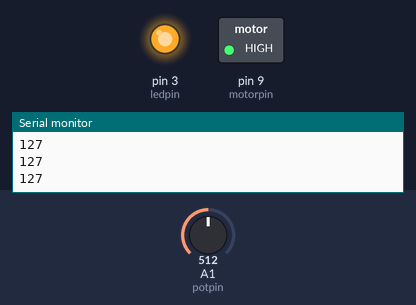
The sketch below on a simulated Arduino Uno, built with avr-gcc and run on an emulated ATmega328P. Shown: switched loads named in the sketch (green lamp = pin HIGH), output pins drawn as LEDs (lit = HIGH), the last lines printed to the serial monitor. Inputs (shaded band) come from the test bench; at power-on: A1 (potpin) = 512.

Above: at 1.2 s.
1.3 s: A1 (potpin) set to 6
2.8 s: A1 (potpin) set to 3
At 3.1 s:
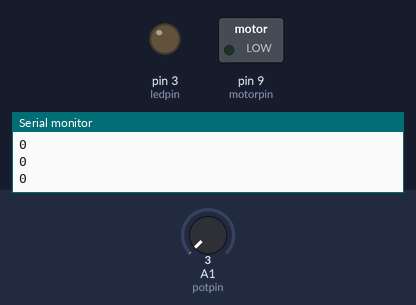
4.3 s: A1 (potpin) set to 122
At 5.5 s:
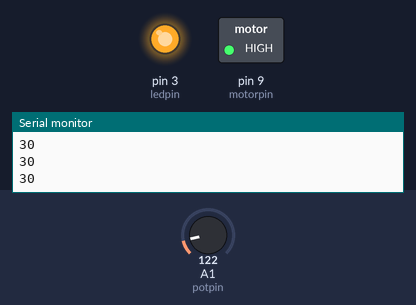
5.8 s: A1 (potpin) set to 0
At 6.8 s:
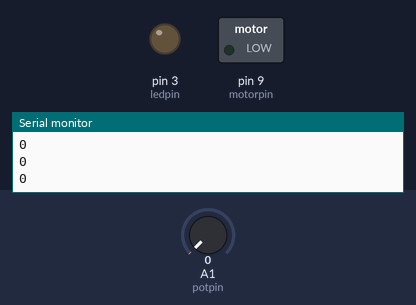
Timing chart, 0 to 8.3 s (numbered marks = the images above; inputs shaded):
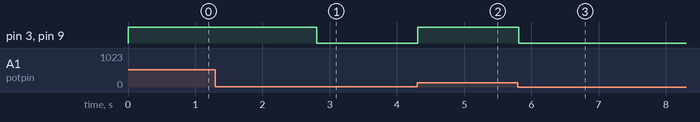

The sketch:

dc.ino
```cpp
int motorpin=9;
int ledpin=3;
int potpin=A1;
//int brightness=0;
//int fadeamount=1;
int readvalue;
int writevalue;
void setup() {
Serial.begin(9600);
pinMode(ledpin,OUTPUT);
pinMode(motorpin,OUTPUT);
pinMode(potpin,INPUT);
}

void loop() {
readvalue = analogRead(A1);
writevalue=(255./1023.)*readvalue;
Serial.println(writevalue);
digitalWrite(ledpin,writevalue);
digitalWrite(motorpin,writevalue);
// put your main code here, to run repeatedly:
/*brightness=brightness+fadeamount;
if(brightness==0 || brightness==255)
{
  fadeamount= -fadeamount;
}*/
delay(100);
}
```

Measured:
- the behaviour switches between 5 and 4 on A1 (potpin) (found by bisection; images 0 and 1)
- after the input at 2.8 s, pin 3 (ledpin), pin 9 (motorpin): HIGH → LOW at once
- after the input at 4.3 s, pin 3 (ledpin), pin 9 (motorpin): LOW → HIGH at once
- after the input at 5.8 s, pin 3 (ledpin), pin 9 (motorpin): HIGH → LOW at once
